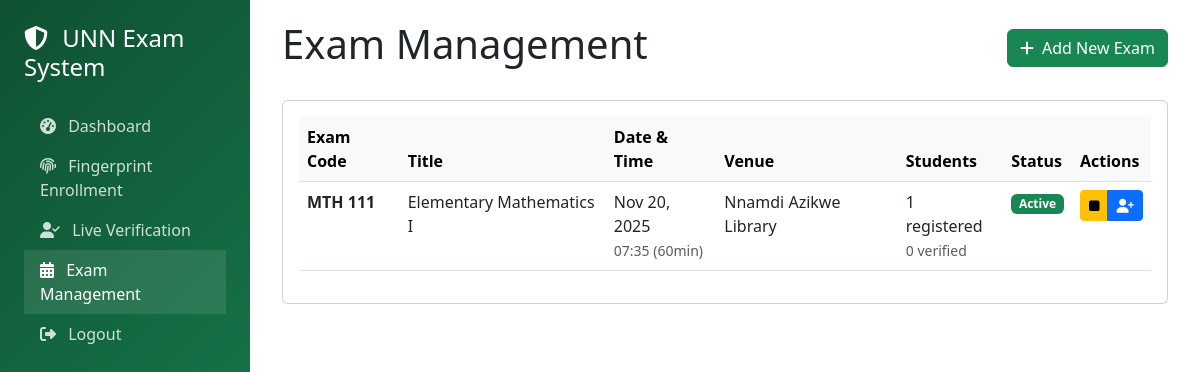
Page /exams (signed in) on the committed database.
### app.py (models this page shows, shortened)
class Exam(db.Model):
    __tablename__ = "exams"
    id: Mapped[int] = mapped_column(Integer, primary_key=True)
    exam_code: Mapped[str] = mapped_column(String(20), nullable=False, unique=True, index=True)
    exam_title: Mapped[str] = mapped_column(String(255), nullable=False)
    exam_date: Mapped[date] = mapped_column(Date, nullable=False, index=True)
    start_time: Mapped[time] = mapped_column(Time, nullable=False)
    end_time: Mapped[Optional[time]] = mapped_column(Time)
    venue: Mapped[Optional[str]] = mapped_column(String(255))
    duration_minutes: Mapped[int] = mapped_column(Integer, default=180)
    status: Mapped[str] = mapped_column(String(20), default="scheduled",
                                        index=True)  # scheduled, active, completed, cancelled
    max_capacity: Mapped[Optional[int]] = mapped_column(Integer)
    created_at: Mapped[datetime] = mapped_column(DateTime, default=lambda: datetime.now(timezone.utc))
    updated_at: Mapped[datetime] = mapped_column(DateTime, default=lambda: datetime.now(timezone.utc),
                                                 onupdate=lambda: datetime.now(timezone.utc))
    registrations: Mapped[List["ExamRegistration"]] = relationship(
        back_populates="exam",
        lazy="select",
        cascade="all, delete-orphan"
    )
    verifications: Mapped[List["VerificationAttempt"]] = relationship(
        back_populates="exam",
        lazy="select",
        cascade="all, delete-orphan"
    )
    sessions: Mapped[List["VerificationSession"]] = relationship(
        back_populates="exam",
        cascade="all, delete-orphan"
    )
    attendance_records: Mapped[List["AttendanceRecord"]] = relationship(
        back_populates="exam",
        cascade="all, delete-orphan"
    )

### app.py (the view)
@app.route("/exams")
def exam_management():
    exams = Exam.query.order_by(Exam.exam_date.desc()).all()
    exam_data = []
    for exam in exams:
        registered_count = ExamRegistration.query.filter_by(exam_id=exam.id).count()
        verified_count = VerificationAttempt.query.filter_by(
            exam_id=exam.id, verification_status='success'
        ).count()
        exam_data.append({
            'exam': exam,
            'registered_count': registered_count,
            'verified_count': verified_count
        })
    return render_template('exam_management.html', exam_data=exam_data)

### app.py (called while the page is built)
@login_manager.user_loader
def load_user(user_id):
    return db.get_or_404(User, user_id)

### templates/exam_management.html (shortened to what this page needs)
{% extends "base.html" %}
{% block content %}
<div class="container-fluid">
    <div class="d-flex justify-content-between align-items-center mb-4">
        <h1>Exam Management</h1>
        <button class="btn btn-success" data-bs-toggle="modal" data-bs-target="#addExamModal">
            <i class="fas fa-plus me-2"></i>Add New Exam
        </button>
    </div>
    <div class="card">
        <div class="card-body">
            <div class="table-responsive">
                <table class="table table-hover">
                    <thead class="table-light">
                        <tr>
                            <th>Exam Code</th>
                            <th>Title</th>
                            <th>Date & Time</th>
                            <th>Venue</th>
                            <th>Students</th>
                            <th>Status</th>
                            <th>Actions</th>
                        </tr>
                    </thead>
                    <tbody>
                        {% for data in exam_data %}
                        {% set exam = data.exam %}
                        <tr>
                            <td><strong>{{ exam.exam_code }}</strong></td>
                            <td>{{ exam.exam_title }}</td>
                            <td>
                                {{ exam.exam_date.strftime('%b %d, %Y') }}<br>
                                <small class="text-muted">{{ exam.start_time.strftime('%H:%M') }} ({{ exam.duration_minutes }}min)</small>
                            </td>
                            <td>{{ exam.venue or 'TBA' }}</td>
                            <td>
                                {{ data.registered_count }} registered<br>
                                <small class="text-muted">{{ data.verified_count }} verified</small>
                            </td>
                            <td>
                                <span class="badge bg-{{ 'success' if exam.status == 'active' else ('primary' if exam.status == 'scheduled' else 'secondary') }}">
                                    {{ exam.status.title() }}
                                </span>
                            </td>
                            <td>
                                <div class="btn-group btn-group-sm">
                                    {% if exam.status == 'scheduled' %}
                                    <button class="btn btn-success" onclick="updateExamStatus({{ exam.id }}, 'active')" title="Start Exam">
                                        <i class="fas fa-play"></i>
                                    </button>
                                    {% elif exam.status == 'active' %}
                                    <button class="btn btn-warning" onclick="updateExamStatus({{ exam.id }}, 'completed')" title="Complete Exam">
                                        <i class="fas fa-stop"></i>
                                    </button>
                                    {% endif %}
                                    <button class="btn btn-primary" onclick="registerStudentsModal({{ exam.id }})" title="Register Students">
                                        <i class="fas fa-user-plus"></i>
                                    </button>
                                </div>
                            </td>
                        </tr>
                        {% else %}
                        <tr>
                            <td colspan="7" class="text-center text-muted">No exams found</td>
                        </tr>
                        {% endfor %}
                    </tbody>
                </table>
            </div>
        </div>
    </div>
</div>
{% endblock %}

### templates/base.html (shortened to what this page needs)
<!DOCTYPE html>
<html lang="en">
<head>
    <link href="https://cdnjs.cloudflare.com/ajax/libs/bootstrap/5.3.0/css/bootstrap.min.css" rel="stylesheet">
    <link href="https://cdnjs.cloudflare.com/ajax/libs/font-awesome/6.4.0/css/all.min.css" rel="stylesheet">
</head>
<body>
    <nav class="sidebar">
        <div class="p-4">
            <h4 class="text-white mb-4">
                <i class="fas fa-shield-alt me-2"></i>
                UNN Exam System
            </h4>
            <ul class="nav flex-column">
                {% if current_user.id < 3 %}
                <li class="nav-item">
                    <a class="nav-link {% if request.endpoint == 'index' %}active{% endif %}" href="{{ url_for('dashboard') }}">
                        <i class="fas fa-tachometer-alt me-2"></i> Dashboard
                    </a>
                </li>
                <li class="nav-item">
                    <a class="nav-link {% if request.endpoint == 'enrollment' %}active{% endif %}" href="{{ url_for('enrollment') }}">
                        <i class="fas fa-fingerprint me-2"></i> Fingerprint Enrollment
                    </a>
                </li>
                <li class="nav-item">
                    <a class="nav-link {% if request.endpoint == 'verification' %}active{% endif %}" href="{{ url_for('verification') }}">
                        <i class="fas fa-user-check me-2"></i> Live Verification
                    </a>
                </li>
                <li class="nav-item">
                    <a class="nav-link {% if request.endpoint == 'exam_management' %}active{% endif %}" href="{{ url_for('exam_management') }}">
                        <i class="fas fa-calendar-alt me-2"></i> Exam Management
                    </a>
                </li>
                {% else %}
                <li class="nav-item">
                    <a class="nav-link {% if request.endpoint == 'register_course' %}active{% endif %}" href="{{ url_for('course_registration') }}">
                        <i class="fas fa-file-import me-2"></i> Register Course
                    </a>
                </li>
                {% endif %}
                <li class="nav-item">
                    <a class="nav-link text-danger {% if request.endpoint == 'register_course' %}active{% endif %}" href="{{ url_for('logout') }}">
                        <i class="fas fa-sign-out-alt me-2"></i> Logout
                    </a>
                </li>
            </ul>
        </div>
    </nav>
    <main class="main-content">
        {% block content %}{% endblock %}
    </main>
</body>
</html>

### templates/base.html (style rules this page uses)
.sidebar { background: linear-gradient(135deg, #0f5132, var(--bs-success)); min-height: 100vh; position: fixed; top: 0; left: 0; width: 250px; z-index: 1000; }
.main-content { margin-left: 250px; padding: 20px; }
.nav-link { color: rgba(255, 255, 255, 0.8) !important; }
.nav-link:hover, .nav-link.active { background-color: rgba(255, 255, 255, 0.1); color: white !important; }

### rows in the picture
Exam: exam_code "MTH 111", exam_title "Elementary Mathematics I", exam_date "Nov 20, 2025", start_time "07:35", duration_minutes "60", venue "Nnamdi Azikwe Library", status "Active"

### other values in the picture
{{ data.registered_count }} "1"
{{ data.verified_count }} "0"
